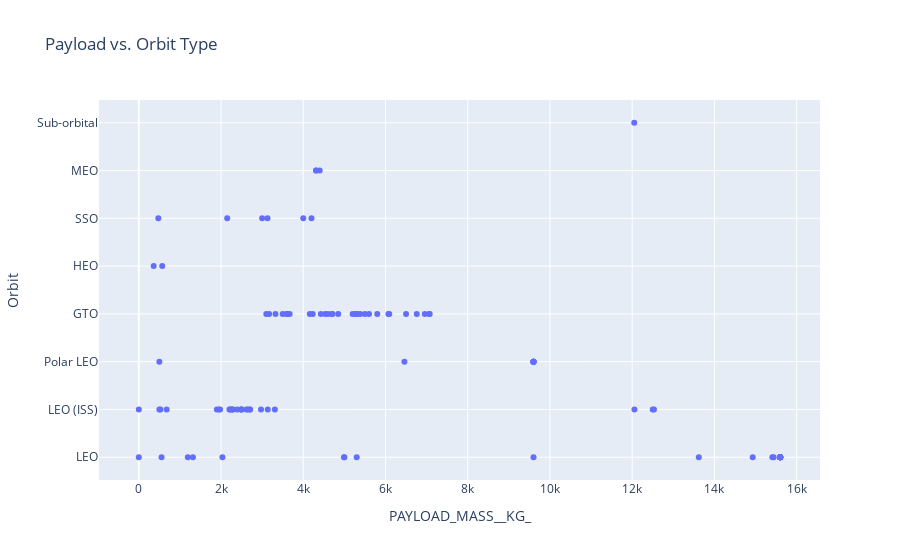

Notebook cell for this chart:
### Code cell
import pandas as pd
import plotly.express as px
import matplotlib.pyplot as plt

# Load the data from the specified file path
file_path = r"C:\Users\dedof\Downloads\Spacex.csv"
data = pd.read_csv(file_path)

# Print the first few rows to understand the data
print(data.head())

# Create a scatter plot using Plotly
fig = px.scatter(data, x='PAYLOAD_MASS__KG_', y='Orbit', title='Payload vs. Orbit Type')
fig.show()

# Save the plot as an image file for the screenshot
fig.write_image("scatter_plot_payload_orbit.png")

# Alternatively, you can use matplotlib to create and save the plot
plt.figure(figsize=(10, 6))
plt.scatter(data['PAYLOAD_MASS__KG_'], data['Orbit'], alpha=0.7)
plt.title('Payload vs. Orbit Type')
plt.xlabel('Payload Mass (kg)')
plt.ylabel('Orbit Type')
plt.grid(True)
plt.savefig("scatter_plot_payload_orbit_matplotlib.png")
plt.show()

### Figure 1 — Plotly figure (JSON) as saved in the notebook; plotly's stock layout.template omitted (floating-point values rounded to 4 significant figures)
{"data": [{"hovertemplate": "PAYLOAD_MASS__KG_=%{x}<br>Orbit=%{y}<extra></extra>", "legendgroup": "", "marker": {"color": "#636efa", "symbol": "circle"}, "mode": "markers", "name": "", "orientation": "h", "showlegend": false, "type": "scatter", "x": [0, 0, 525, 500, 677, 500, 3170, 3325, 2296, 1316, 4535, 4428, 2216, 2395, 570, 4159, 1898, 4707, 1952, 2034, 553, 5271, 3136, 4696, 3100, 3600, 2257, 4600, 9600, 2490, 5600, 5300, 5300, 6070, 2708, 3669, 9600, 6761, 3310, 475, 4990, 9600, 5200, 3500, 2205, 9600, 5000, 4230, 2150, 6092, 9600, 2647, 362, 3600, 6460, 5384, 2697, 7075, 9600, 5800, 7060, 3000, 5300, 4000, 2500, 4400, 9600, 4850, 12055, 2495, 13620, 4200, 2268, 6500, 15600, 2617, 6956, 15600, 12050, 15600, 15600, 1977, 15600, 15600, 12530, 15600, 15410, 4311, 5500, 14932, 15440, 3130, 15600, 15600, 15600, 15600, 4311, 12500, 1192, 15600, 2972], "xaxis": "x", "y": ["LEO", "LEO (ISS)", "LEO (ISS)", "LEO (ISS)", "LEO (ISS)", "Polar LEO", "GTO", "GTO", "LEO (ISS)", "LEO", "GTO", "GTO", "LEO (ISS)", "LEO (ISS)", "HEO", "GTO", "LEO (ISS)", "GTO", "LEO (ISS)", "LEO", "LEO", "GTO", "LEO (ISS)", "GTO", "GTO", "GTO", "LEO (ISS)", "GTO", "Polar LEO", "LEO (ISS)", "GTO", "GTO", "LEO", "GTO", "LEO (ISS)", "GTO", "LEO", "GTO", "LEO (ISS)", "SSO", "LEO", "Polar LEO", "GTO", "GTO", "LEO (ISS)", "Polar LEO", "LEO", "GTO", "SSO", "GTO", "Polar LEO", "LEO (ISS)", "HEO", "GTO", "Polar LEO", "GTO", "LEO (ISS)", "GTO", "Polar LEO", "GTO", "GTO", "SSO", "GTO", "SSO", "LEO (ISS)", "MEO", "Polar LEO", "GTO", "LEO (ISS)", "LEO (ISS)", "LEO", "SSO", "LEO (ISS)", "GTO", "LEO", "LEO (ISS)", "GTO", "LEO", "Sub-orbital", "LEO", "LEO", "LEO (ISS)", "LEO", "LEO", "LEO (ISS)", "LEO", "LEO", "MEO", "GTO", "LEO", "LEO", "SSO", "LEO", "LEO", "LEO", "LEO", "MEO", "LEO (ISS)", "LEO", "LEO", "LEO (ISS)"], "yaxis": "y"}], "layout": {"legend": {"tracegroupgap": 0}, "title": {"text": "Payload vs. Orbit Type"}, "xaxis": {"anchor": "y", "domain": [0, 1], "title": {"text": "PAYLOAD_MASS__KG_"}}, "yaxis": {"anchor": "x", "domain": [0, 1], "title": {"text": "Orbit"}}}}
